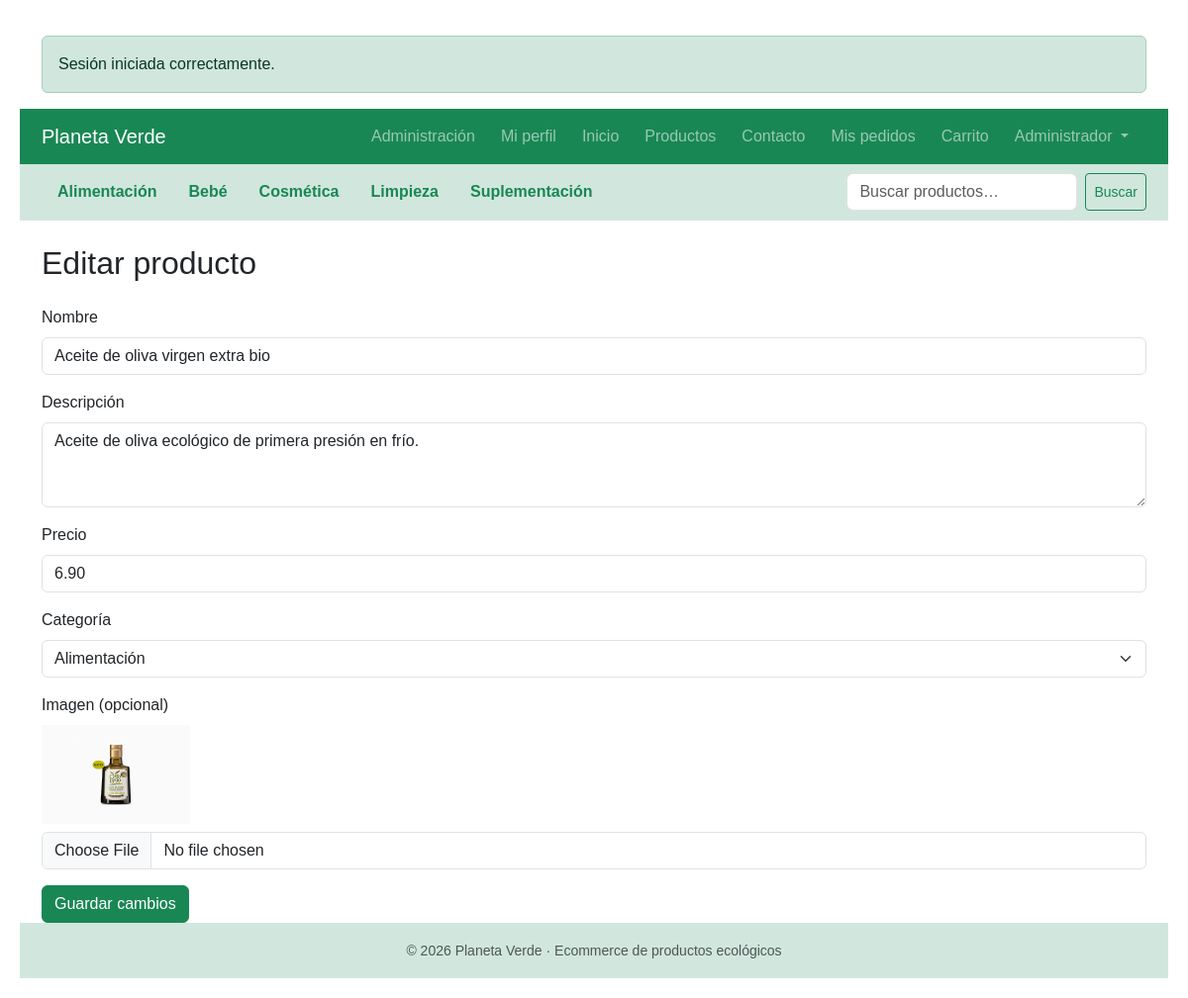
Page /index.php?controller=producto&action=editar&id=26 (signed in) on the committed database.
### tables this page shows
CREATE TABLE `categorias` (
  `id_categoria` int(11) NOT NULL,
  `nombre` varchar(100) NOT NULL,
  `descripcion` varchar(255) DEFAULT NULL,
  `activo` tinyint(1) NOT NULL DEFAULT 1
);

CREATE TABLE `productos` (
  `id_producto` int(11) NOT NULL,
  `nombre` varchar(150) NOT NULL,
  `descripcion` varchar(255) DEFAULT NULL,
  `precio` decimal(10,2) NOT NULL,
  `imagen` varchar(255) DEFAULT NULL,
  `id_categoria` int(11) NOT NULL,
  `activo` tinyint(1) NOT NULL DEFAULT 1
);

### controllers/ProductoController.php (called while the page is built, shortened)
<?php
require_once __DIR__ . '/../models/Producto.php';
require_once __DIR__ . '/../models/Categoria.php';
require_once __DIR__ . '/../config/auth.php';
class ProductoController
{
    public function editar()
    {
        $id = $_GET['id'] ?? null;
        $producto = Producto::getByIdAdmin($id);
        $categorias = Categoria::getAllActivas();
        require_once __DIR__ . '/../views/admin/producto_editar.php';
    }
}

### index.php (called while the page is built, shortened)
<?php
$action     = $_GET['action'] ?? 'index';
$controllerObject = new $controllerName();
$controllerObject->$action();

### config/auth.php (called while the page is built, shortened)
<?php
function usuarioLogueado() {
    return isset($_SESSION['usuario']);
}
function esEmpleado() {
    return usuarioLogueado() && in_array($_SESSION['usuario']['rol'], ['empleado','admin']);
}

### models/Categoria.php (called while the page is built, shortened)
<?php
class Categoria
{
    public static function getAllActivas()
    {
        $pdo = get_conexion();
        $sql = "
            SELECT
                id_categoria,
                nombre
            FROM categorias
            WHERE activo = 1
            ORDER BY nombre
        ";
        $stmt = $pdo->prepare($sql);
        $stmt->execute();
        return $stmt->fetchAll(PDO::FETCH_ASSOC);
    }
}

### models/Producto.php (called while the page is built, shortened)
<?php
class Producto
{
    public static function getByIdAdmin($id)
    {
        $pdo = get_conexion();
        $sql = "
        SELECT id_producto, nombre, descripcion, precio, imagen, id_categoria, activo
        FROM productos
        WHERE id_producto = :id
        LIMIT 1
    ";
        $stmt = $pdo->prepare($sql);
        $stmt->execute([':id' => $id]);
        return $stmt->fetch(PDO::FETCH_ASSOC);
    }
}

### views/admin/producto_editar.php (the view, shortened to what this page needs)
<?php require_once __DIR__ . '/../partials/header.php'; ?>
<?php require_once __DIR__ . '/../partials/navbar.php'; ?>
<main class="container">
    <h2 class="my-4">Editar producto</h2>
    <form method="post"
          enctype="multipart/form-data"
          action="index.php?controller=producto&action=actualizar">
        <div class="mb-3">
            <label class="form-label">Nombre</label>
            <input type="text" name="nombre" class="form-control"
                   value="<?= htmlspecialchars($producto['nombre']) ?>" required>
        </div>
        <div class="mb-3">
            <label class="form-label">Descripción</label>
            <textarea name="descripcion" class="form-control" rows="3" required><?= htmlspecialchars($producto['descripcion']) ?></textarea>
        </div>
        <div class="mb-3">
            <label class="form-label">Precio</label>
            <input type="number" step="0.01" name="precio" class="form-control"
                   value="<?= $producto['precio'] ?>" required>
        </div>
        <div class="mb-3">
            <label class="form-label">Categoría</label>
            <select name="id_categoria" class="form-select" required>
                <?php foreach ($categorias as $cat): ?>
                    <option value="<?= $cat['id_categoria'] ?>"
                        <?= $cat['id_categoria'] == $producto['id_categoria'] ? 'selected' : '' ?>>
                        <?= htmlspecialchars($cat['nombre']) ?>
                    </option>
                <?php endforeach; ?>
            </select>
        </div>
        <div class="mb-3">
            <label class="form-label">Imagen (opcional)</label><br>
            <img src="public/img/<?= htmlspecialchars($producto['imagen']) ?>"
                 class="img-fluid mb-2" style="max-width: 150px;">
            <input type="file" name="imagen" class="form-control">
        </div>
        <button class="btn btn-success">Guardar cambios</button>
    </form>
</main>
<?php require_once __DIR__ . '/../partials/footer.php'; ?>

### views/partials/navbar.php (shortened to what this page needs)
<?php
require_once __DIR__ . '/../../config/auth.php';
?>
<nav class="navbar navbar-expand-lg navbar-dark bg-success">
    <div class="container">
        <a class="navbar-brand" href="index.php?controller=home&action=index">
            Planeta Verde
        </a>
        <div class="collapse navbar-collapse" id="menu">
            <ul class="navbar-nav ms-auto">
                <?php if (esEmpleado()): ?>
                    <li class="nav-item">
                        <a class="nav-link"
                            href="index.php?controller=admin&action=index">
                            Administración
                        </a>
                    </li>
                <?php endif; ?>
                <?php if (isset($_SESSION['usuario'])): ?>
                    <a href="index.php?controller=usuario&action=perfil" class="nav-link">
                        Mi perfil
                    </a>
                <?php endif; ?>
                <li class="nav-item">
                    <a class="nav-link"
                        href="index.php?controller=home&action=index">
                        Inicio
                    </a>
                </li>
                <li class="nav-item">
                    <a class="nav-link"
                        href="index.php?controller=producto&action=index">
                        Productos
                    </a>
                </li>
                <li class="nav-item">
                    <a class="nav-link"
                        href="index.php?controller=contacto&action=index">
                        Contacto
                    </a>
                </li>
                <?php if (isset($_SESSION['usuario'])): ?>
                    <li class="nav-item">
                        <a class="nav-link"
                            href="index.php?controller=cliente&action=pedidos">
                            Mis pedidos
                        </a>
                    </li>
                <?php endif; ?>
                <li class="nav-item">
                    <a class="nav-link"
                        href="index.php?controller=carrito&action=index">
                        Carrito
                    </a>
                </li>
                <?php if (isset($_SESSION['usuario'])): ?>
                    <li class="nav-item dropdown">
                        <a class="nav-link dropdown-toggle"
                            href="#"
                            role="button"
                            data-bs-toggle="dropdown">
                            <?= htmlspecialchars($_SESSION['usuario']['nombre']) ?>
                        </a>
                    </li>
                <?php endif; ?>
            </ul>
        </div>
    </div>
</nav>
<?php if (!empty($categorias)): ?>
    <div class="bg-success-subtle border-bottom">
        <div class="container">
            <div class="d-flex justify-content-between align-items-center py-2">
                <ul class="nav">
                    <?php foreach ($categorias as $categoria): ?>
                        <?php
                        $activa = ($idCategoria ?? null) == $categoria['id_categoria'];
                        ?>
                        <li class="nav-item">
                            <a class="nav-link fw-semibold
                   <?= $activa ? 'text-white bg-success rounded px-2' : 'text-success' ?>"
                                href="index.php?controller=producto&action=index&id_categoria=<?= $categoria['id_categoria'] ?>">
                                <?= htmlspecialchars($categoria['nombre']) ?>
                            </a>
                        </li>
                    <?php endforeach; ?>
                </ul>
                <form method="get"
                    action="index.php"
                    class="d-flex"
                    role="search">
                    <input class="form-control form-control-xl me-2"
                        type="search"
                        name="q"
                        placeholder="Buscar productos…"
                        value="<?= htmlspecialchars($_GET['q'] ?? '') ?>">
                    <button class="btn btn-outline-success btn-sm">
                        Buscar
                    </button>
                </form>
            </div>
        </div>
    </div>
<?php endif; ?>

### public/css/estilos.css (style rules this page uses)
body { font-family: Arial, sans-serif; margin: 20px; }
nav a { margin-right: 10px; }

### rows in the picture
categorias: nombre "Alimentación"
categorias: nombre "Bebé"
categorias: nombre "Cosmética"
categorias: nombre "Limpieza"
categorias: nombre "Suplementación"
productos: nombre "Aceite de oliva virgen extra bio", descripcion "Aceite de oliva ecológico de primera presión en frío.", precio "6.90", id_categoria "Alimentación", imagen (picture)

### other values in the picture
$flash['mensaje'] "Sesión iniciada correctamente."
$_SESSION['usuario']['nombre'] "Administrador"
